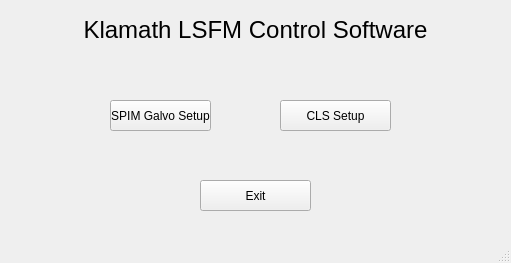
<?xml version="1.0" encoding="UTF-8"?>
<ui version="4.0">
 <class>MainWindow</class>
 <widget class="QMainWindow" name="MainWindow">
  <property name="geometry">
   <rect>
    <x>0</x>
    <y>0</y>
    <width>511</width>
    <height>263</height>
   </rect>
  </property>
  <property name="windowTitle">
   <string>Main Window</string>
  </property>
  <widget class="QWidget" name="centralwidget">
   <widget class="QPushButton" name="spim_galvo_button">
    <property name="geometry">
     <rect>
      <x>110</x>
      <y>100</y>
      <width>101</width>
      <height>31</height>
     </rect>
    </property>
    <property name="text">
     <string>SPIM Galvo Setup</string>
    </property>
   </widget>
   <widget class="QLabel" name="lsfm_label">
    <property name="geometry">
     <rect>
      <x>30</x>
      <y>0</y>
      <width>451</width>
      <height>61</height>
     </rect>
    </property>
    <property name="layoutDirection">
     <enum>Qt::LeftToRight</enum>
    </property>
    <property name="text">
     <string>&lt;html&gt;&lt;head/&gt;&lt;body&gt;&lt;p align=&quot;center&quot;&gt;&lt;span style=&quot; font-size:18pt;&quot;&gt;Klamath LSFM Control Software&lt;/span&gt;&lt;/p&gt;&lt;/body&gt;&lt;/html&gt;</string>
    </property>
   </widget>
   <widget class="QPushButton" name="cls_button">
    <property name="geometry">
     <rect>
      <x>280</x>
      <y>100</y>
      <width>111</width>
      <height>31</height>
     </rect>
    </property>
    <property name="text">
     <string>CLS Setup</string>
    </property>
   </widget>
   <widget class="QPushButton" name="exit_button">
    <property name="geometry">
     <rect>
      <x>200</x>
      <y>180</y>
      <width>111</width>
      <height>31</height>
     </rect>
    </property>
    <property name="text">
     <string>Exit</string>
    </property>
   </widget>
  </widget>
  <widget class="QMenuBar" name="menubar">
   <property name="geometry">
    <rect>
     <x>0</x>
     <y>0</y>
     <width>511</width>
     <height>21</height>
    </rect>
   </property>
  </widget>
  <widget class="QStatusBar" name="statusbar"/>
 </widget>
 <resources/>
 <connections/>
</ui>
